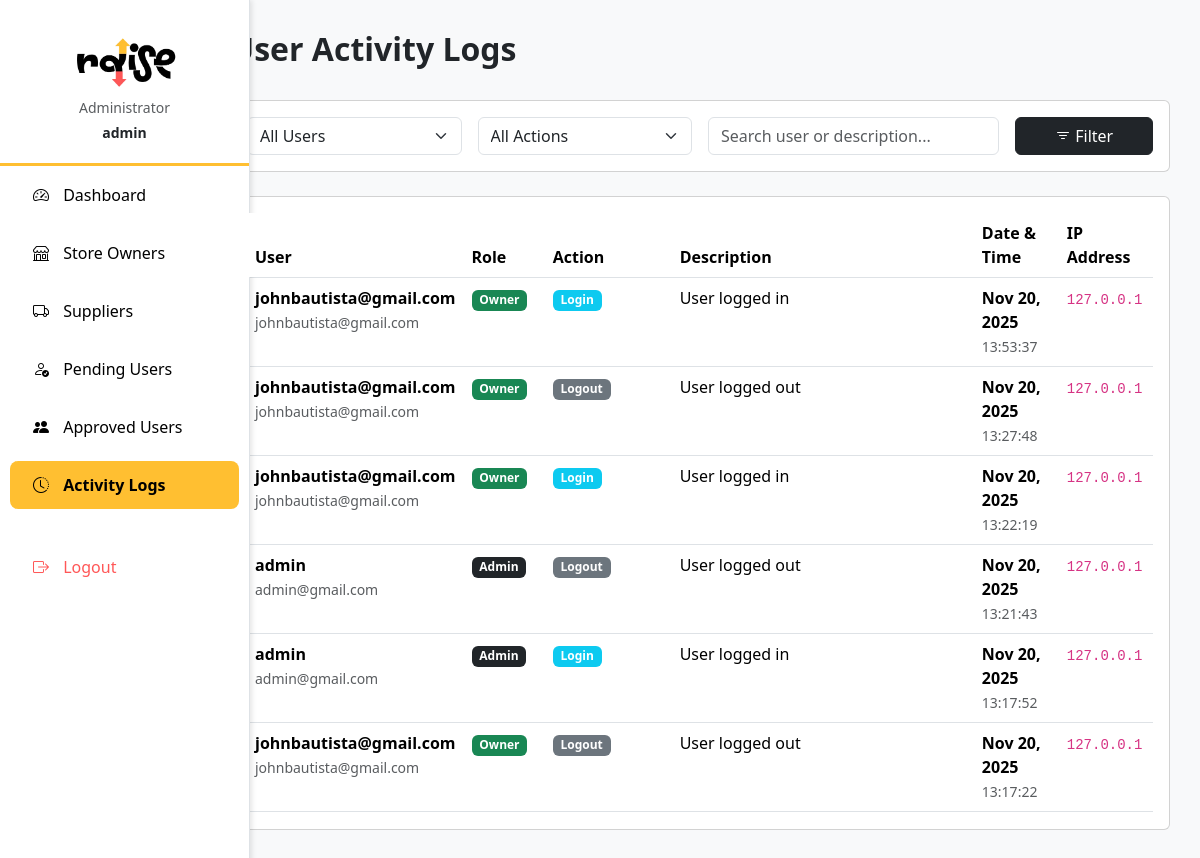
The app's page /sysadmin/logs/ (signed in), older data.
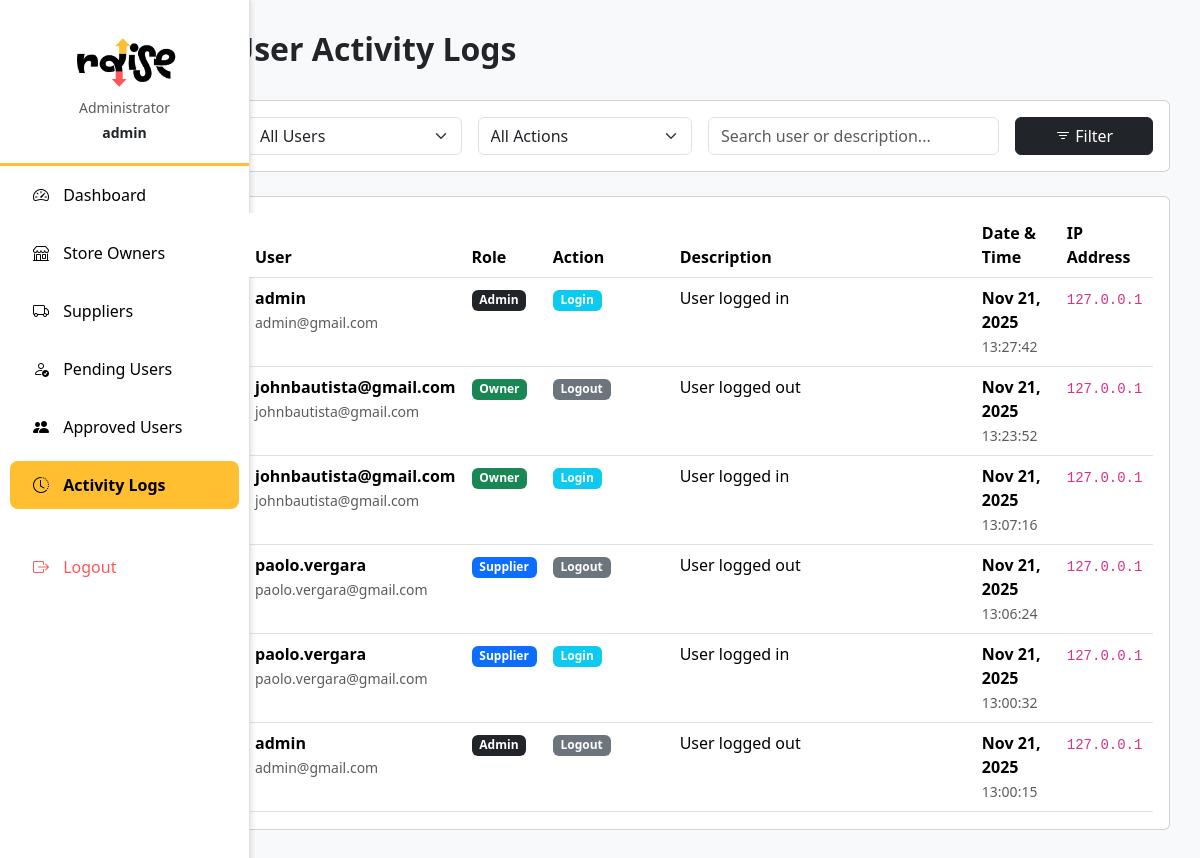
The same page, newer data.
### myapp/models.py (models this page shows, shortened)
class ActivityLog(models.Model):
    ACTION_CHOICES = [
        ('login', 'Login'),
        ('logout', 'Logout'),
        ('create', 'Create'),
        ('update', 'Update'),
        ('delete', 'Delete'),
        ('order', 'Order Placed'),
        ('status_change', 'Status Changed'),
        ('stock_out', 'Stock Out'),
        ('restock', 'Restock'),
        ('order_approved', 'Order Approved'),
        ('order_rejected', 'Order Rejected'),
        ('order_delivered', 'Order Delivered'),
    ]
    user = models.ForeignKey(User, on_delete=models.CASCADE, related_name='activity_logs')
    action = models.CharField(max_length=20, choices=ACTION_CHOICES)
    description = models.TextField()
    timestamp = models.DateTimeField(auto_now_add=True)
    ip_address = models.GenericIPAddressField(null=True, blank=True)
    class Meta:
        ordering = ['-timestamp']

### myapp/admin_views.py (the view)
    def wrapper(request, *args, **kwargs):
        if not request.user.is_authenticated:
            return redirect('login')
        if not request.user.is_superuser:
            messages.error(request, "Access denied. Admin account required.")
            return redirect('landing')
        return view_func(request, *args, **kwargs)

### myapp/admin_views.py (called while the page is built)
def admin_required(view_func):
    def wrapper(request, *args, **kwargs):
        if not request.user.is_authenticated:
            return redirect('login')
        if not request.user.is_superuser:
            messages.error(request, "Access denied. Admin account required.")
            return redirect('landing')
        return view_func(request, *args, **kwargs)
    return wrapper

### myapp/context_processors.py (called while the page is built)
def notifications_context(request):
    if request.user.is_authenticated:
        return {
            'unread_notifications_count': get_unread_notification_count(request.user),
            'unread_messages_count': get_unread_message_count(request.user),
        }
    return {
        'unread_notifications_count': 0,
        'unread_messages_count': 0,
    }

### myapp/notifications.py (called while the page is built)
def get_unread_notification_count(user):
    return Notification.objects.filter(recipient=user, is_read=False).count()

def get_unread_message_count(user):
    return Message.objects.filter(recipient=user, is_read=False).count()

### myapp/templates/admin/activity_logs.html (shortened to what the changed rows need)
{% extends 'admin/base_new.html' %}
{% block content %}
<div class="d-flex justify-content-between align-items-center mb-4">
  <h2 class="fw-bold">User Activity Logs</h2>
</div>
<div class="card">
  <div class="card-body">
    {% if logs %}
      <div class="table-responsive" style="max-height: 600px; overflow-y: auto;">
        <table class="table table-hover">
          <thead class="sticky-top">
            <tr>
              <th>User</th>
              <th>Role</th>
              <th>Action</th>
              <th>Description</th>
              <th>Date & Time</th>
              <th>IP Address</th>
            </tr>
          </thead>
          <tbody>
            {% for log in logs %}
            <tr>
              <td>
                <strong>{{ log.user.username }}</strong><br>
                <small class="text-muted">{{ log.user.email }}</small>
              </td>
              <td>
                {% if log.user.is_superuser %}
                  <span class="badge bg-dark">Admin</span>
                {% elif log.user.profile.role == 'owner' %}
                  <span class="badge bg-success">Owner</span>
                {% elif log.user.profile.role == 'supplier' %}
                  <span class="badge bg-primary">Supplier</span>
                {% elif log.user.profile.role == 'staff' %}
                  <span class="badge bg-info">Staff</span>
                {% endif %}
              </td>
              <td>
                {% if log.action == 'login' %}
                  <span class="badge bg-info">{{ log.get_action_display }}</span>
                {% elif log.action == 'logout' %}
                  <span class="badge bg-secondary">{{ log.get_action_display }}</span>
                {% elif log.action == 'create' %}
                  <span class="badge bg-success">{{ log.get_action_display }}</span>
                {% elif log.action == 'update' %}
                  <span class="badge bg-warning text-dark">{{ log.get_action_display }}</span>
                {% elif log.action == 'delete' %}
                  <span class="badge bg-danger">{{ log.get_action_display }}</span>
                {% elif log.action == 'order' %}
                  <span class="badge bg-primary">{{ log.get_action_display }}</span>
                {% elif log.action == 'stock_out' %}
                  <span class="badge bg-warning">{{ log.get_action_display }}</span>
                {% elif log.action == 'restock' %}
                  <span class="badge bg-success">{{ log.get_action_display }}</span>
                {% elif log.action == 'order_approved' %}
                  <span class="badge bg-success">{{ log.get_action_display }}</span>
                {% elif log.action == 'order_rejected' %}
                  <span class="badge bg-danger">{{ log.get_action_display }}</span>
                {% elif log.action == 'order_delivered' %}
                  <span class="badge bg-primary">{{ log.get_action_display }}</span>
                {% elif log.action == 'status_change' %}
                  <span class="badge bg-info">{{ log.get_action_display }}</span>
                {% else %}
                  <span class="badge bg-secondary">{{ log.get_action_display }}</span>
                {% endif %}
              </td>
              <td>{{ log.description }}</td>
              <td>
                <strong>{{ log.timestamp|date:"M d, Y" }}</strong><br>
                <small class="text-muted">{{ log.timestamp|date:"H:i:s" }}</small>
              </td>
              <td>
                {% if log.ip_address %}
                  <code>{{ log.ip_address }}</code>
                {% else %}
                  <span class="text-muted">-</span>
                {% endif %}
              </td>
            </tr>
            {% endfor %}
          </tbody>
        </table>
      </div>
    {% else %}
      <div class="text-center py-5">
        <i class="bi bi-clock-history text-muted" style="font-size: 4rem;"></i>
        <h4 class="text-muted mt-3">No Activity Logs</h4>
        <p class="text-muted">User activities will appear here.</p>
      </div>
    {% endif %}
  </div>
</div>
{% endblock %}

Row changes from the older to the newer data that the page shows:
no longer on this page (row unchanged): ActivityLog: user.username "johnbautista@gmail.com", user.email "johnbautista@gmail.com", shows "Owner", action "Login", description "User logged in", timestamp "Nov 20, 2025", timestamp "13:53:37", ip_address "127.0.0.1"
no longer on this page (row unchanged): ActivityLog: user.username "johnbautista@gmail.com", user.email "johnbautista@gmail.com", shows "Owner", action "Logout", description "User logged out", timestamp "Nov 20, 2025", timestamp "13:27:48", ip_address "127.0.0.1"
no longer on this page (row unchanged): ActivityLog: user.username "johnbautista@gmail.com", user.email "johnbautista@gmail.com", shows "Owner", action "Login", description "User logged in", timestamp "Nov 20, 2025", timestamp "13:22:19", ip_address "127.0.0.1"
no longer on this page (row unchanged): ActivityLog: user.username "admin", user.email "admin@gmail.com", shows "Admin", action "Logout", description "User logged out", timestamp "Nov 20, 2025", timestamp "13:21:43", ip_address "127.0.0.1"
no longer on this page (row unchanged): ActivityLog: user.username "admin", user.email "admin@gmail.com", shows "Admin", action "Login", description "User logged in", timestamp "Nov 20, 2025", timestamp "13:17:52", ip_address "127.0.0.1"
no longer on this page (row unchanged): ActivityLog: user.username "johnbautista@gmail.com", user.email "johnbautista@gmail.com", shows "Owner", action "Logout", description "User logged out", timestamp "Nov 20, 2025", timestamp "13:17:22", ip_address "127.0.0.1"
added ActivityLog: user.username "admin", user.email "admin@gmail.com", shows "Admin", action "Login", description "User logged in", timestamp "Nov 21, 2025", timestamp "13:27:42", ip_address "127.0.0.1"
added ActivityLog: user.username "johnbautista@gmail.com", user.email "johnbautista@gmail.com", shows "Owner", action "Logout", description "User logged out", timestamp "Nov 21, 2025", timestamp "13:23:52", ip_address "127.0.0.1"
added ActivityLog: user.username "johnbautista@gmail.com", user.email "johnbautista@gmail.com", shows "Owner", action "Login", description "User logged in", timestamp "Nov 21, 2025", timestamp "13:07:16", ip_address "127.0.0.1"
added ActivityLog: user.username "paolo.vergara", user.email "paolo.vergara@gmail.com", shows "Supplier", action "Logout", description "User logged out", timestamp "Nov 21, 2025", timestamp "13:06:24", ip_address "127.0.0.1"
added ActivityLog: user.username "paolo.vergara", user.email "paolo.vergara@gmail.com", shows "Supplier", action "Login", description "User logged in", timestamp "Nov 21, 2025", timestamp "13:00:32", ip_address "127.0.0.1"
added ActivityLog: user.username "admin", user.email "admin@gmail.com", shows "Admin", action "Logout", description "User logged out", timestamp "Nov 21, 2025", timestamp "13:00:15", ip_address "127.0.0.1"
